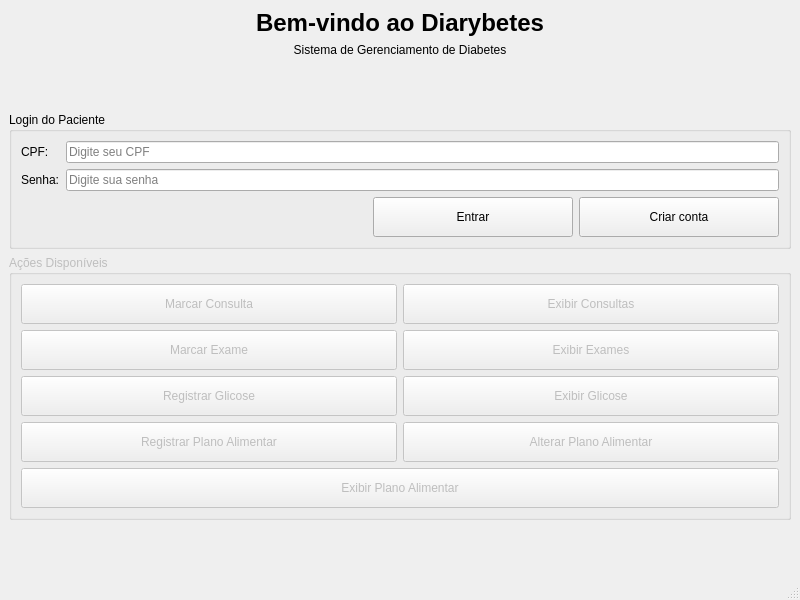
<?xml version="1.0" encoding="UTF-8"?>
<ui version="4.0">
 <class>MainWindow</class>
 <widget class="QMainWindow" name="MainWindow">
  <property name="geometry">
   <rect>
    <x>0</x>
    <y>0</y>
    <width>800</width>
    <height>600</height>
   </rect>
  </property>
  <property name="windowTitle">
   <string>Diarybetes</string>
  </property>
  <widget class="QWidget" name="centralwidget">
   <layout class="QVBoxLayout" name="verticalLayout">
    <item>
     <widget class="QLabel" name="titleLabel">
      <property name="text">
       <string>Bem-vindo ao Diarybetes</string>
      </property>
      <property name="alignment">
       <set>Qt::AlignCenter</set>
      </property>
      <property name="font">
       <font>
        <pointsize>18</pointsize>
        <bold>true</bold>
       </font>
      </property>
     </widget>
    </item>
    <item>
     <widget class="QLabel" name="subtitleLabel">
      <property name="text">
       <string>Sistema de Gerenciamento de Diabetes</string>
      </property>
      <property name="alignment">
       <set>Qt::AlignCenter</set>
      </property>
     </widget>
    </item>
    <item>
     <spacer name="verticalSpacer">
      <property name="orientation">
       <enum>Qt::Vertical</enum>
      </property>
      <property name="sizeHint" stdset="0">
       <size>
        <width>20</width>
        <height>40</height>
       </size>
      </property>
     </spacer>
    </item>
    <item>
     <widget class="QGroupBox" name="loginGroupBox">
      <property name="title">
       <string>Login do Paciente</string>
      </property>
      <layout class="QVBoxLayout" name="verticalLayoutLogin">
       <item>
        <layout class="QFormLayout" name="formLayoutLogin">
         <item row="0" column="0">
          <widget class="QLabel" name="labelCpf">
           <property name="text">
            <string>CPF:</string>
           </property>
          </widget>
         </item>
         <item row="0" column="1">
          <widget class="QLineEdit" name="cpfLineEdit">
           <property name="placeholderText">
            <string>Digite seu CPF</string>
           </property>
          </widget>
         </item>
         <item row="1" column="0">
          <widget class="QLabel" name="labelSenha">
           <property name="text">
            <string>Senha:</string>
           </property>
          </widget>
         </item>
         <item row="1" column="1">
          <widget class="QLineEdit" name="senhaLineEdit">
           <property name="echoMode">
            <enum>QLineEdit::Password</enum>
           </property>
           <property name="placeholderText">
            <string>Digite sua senha</string>
           </property>
          </widget>
         </item>
        </layout>
       </item>
       <item>
        <layout class="QHBoxLayout" name="horizontalLayoutLoginButtons">
         <item>
          <spacer name="horizontalSpacerLogin">
           <property name="orientation">
            <enum>Qt::Horizontal</enum>
           </property>
           <property name="sizeHint" stdset="0">
            <size>
             <width>40</width>
             <height>20</height>
            </size>
           </property>
          </spacer>
         </item>
         <item>
          <widget class="QPushButton" name="loginButton">
           <property name="minimumSize">
            <size>
             <width>200</width>
             <height>40</height>
            </size>
           </property>
           <property name="text">
            <string>Entrar</string>
           </property>
          </widget>
         </item>
         <item>
          <widget class="QPushButton" name="createAccountButton">
           <property name="minimumSize">
            <size>
             <width>200</width>
             <height>40</height>
            </size>
           </property>
           <property name="text">
            <string>Criar conta</string>
           </property>
          </widget>
         </item>
        </layout>
       </item>
      </layout>
     </widget>
    </item>
    <item>
     <widget class="QGroupBox" name="actionsGroupBox">
      <property name="title">
       <string>Ações Disponíveis</string>
      </property>
      <property name="enabled">
       <bool>false</bool>
      </property>
      <layout class="QGridLayout" name="gridLayout">
       <item row="0" column="0">
        <widget class="QPushButton" name="btnMarkConsultation">
         <property name="text">
          <string>Marcar Consulta</string>
         </property>
         <property name="minimumSize">
          <size>
           <width>200</width>
           <height>40</height>
          </size>
         </property>
        </widget>
       </item>
       <item row="0" column="1">
        <widget class="QPushButton" name="btnViewConsultations">
         <property name="text">
          <string>Exibir Consultas</string>
         </property>
         <property name="minimumSize">
          <size>
           <width>200</width>
           <height>40</height>
          </size>
         </property>
        </widget>
       </item>
       <item row="1" column="0">
        <widget class="QPushButton" name="btnMarkExam">
         <property name="text">
          <string>Marcar Exame</string>
         </property>
         <property name="minimumSize">
          <size>
           <width>200</width>
           <height>40</height>
          </size>
         </property>
        </widget>
       </item>
       <item row="1" column="1">
        <widget class="QPushButton" name="btnViewExams">
         <property name="text">
          <string>Exibir Exames</string>
         </property>
         <property name="minimumSize">
          <size>
           <width>200</width>
           <height>40</height>
          </size>
         </property>
        </widget>
       </item>
       <item row="2" column="0">
        <widget class="QPushButton" name="btnRegisterGlucose">
         <property name="text">
          <string>Registrar Glicose</string>
         </property>
         <property name="minimumSize">
          <size>
           <width>200</width>
           <height>40</height>
          </size>
         </property>
        </widget>
       </item>
       <item row="2" column="1">
        <widget class="QPushButton" name="btnViewGlucose">
         <property name="text">
          <string>Exibir Glicose</string>
         </property>
         <property name="minimumSize">
          <size>
           <width>200</width>
           <height>40</height>
          </size>
         </property>
        </widget>
       </item>
       <item row="3" column="0">
        <widget class="QPushButton" name="btnRegisterMealPlan">
         <property name="text">
          <string>Registrar Plano Alimentar</string>
         </property>
         <property name="minimumSize">
          <size>
           <width>200</width>
           <height>40</height>
          </size>
         </property>
        </widget>
       </item>
       <item row="3" column="1">
        <widget class="QPushButton" name="btnChangeMealPlan">
         <property name="text">
          <string>Alterar Plano Alimentar</string>
         </property>
         <property name="minimumSize">
          <size>
           <width>200</width>
           <height>40</height>
          </size>
         </property>
        </widget>
       </item>
       <item row="4" column="0" colspan="2">
        <widget class="QPushButton" name="btnViewMealPlan">
         <property name="text">
          <string>Exibir Plano Alimentar</string>
         </property>
         <property name="minimumSize">
          <size>
           <width>200</width>
           <height>40</height>
          </size>
         </property>
        </widget>
       </item>
      </layout>
     </widget>
    </item>
    <item>
     <spacer name="verticalSpacer_2">
      <property name="orientation">
       <enum>Qt::Vertical</enum>
      </property>
      <property name="sizeHint" stdset="0">
       <size>
        <width>20</width>
        <height>40</height>
       </size>
      </property>
     </spacer>
    </item>
   </layout>
  </widget>
  <widget class="QMenuBar" name="menubar">
   <property name="geometry">
    <rect>
     <x>0</x>
     <y>0</y>
     <width>800</width>
     <height>22</height>
    </rect>
   </property>
  </widget>
  <widget class="QStatusBar" name="statusbar"/>
 </widget>
 <resources/>
 <connections/>
</ui>
